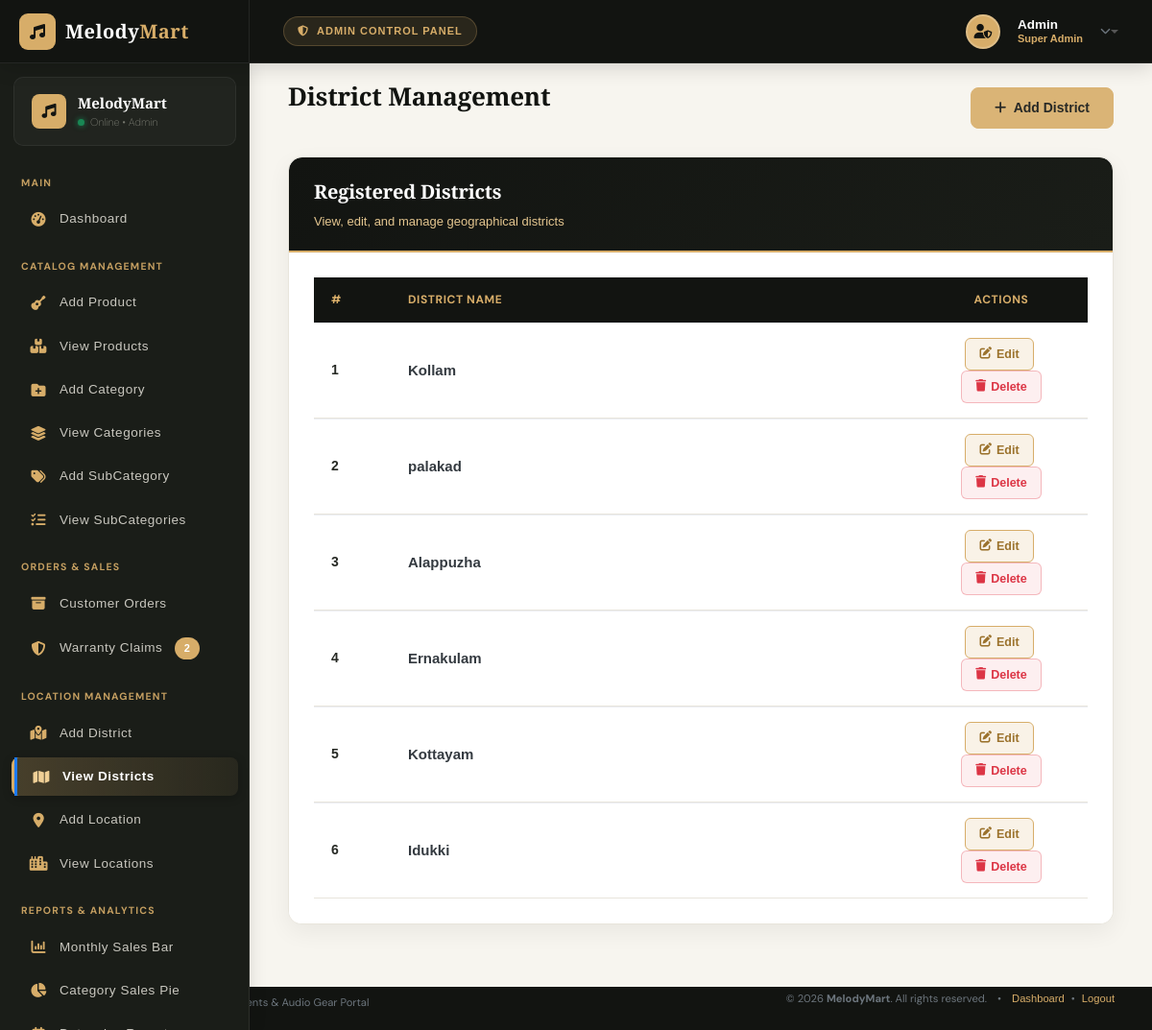
Page /Admin/districtview.php on the committed database.
### tables this page shows
CREATE TABLE IF NOT EXISTS `tbl_district` (
  `district_id` int NOT NULL AUTO_INCREMENT,
  `district_name` varchar(50) NOT NULL,
  PRIMARY KEY (`district_id`)
);

### dboperation.php (called while the page is built, shortened)
<?php
if (!class_exists('dboperation')) {
    class dboperation
    {
        public $con, $res;
        function __construct()
        {
            $this->con = mysqli_connect("localhost", "root", "", "db_orchestraone");
        }
        public function executequery($sql)
        {
            $this->res = mysqli_query($this->con, $sql);
            return $this->res;
        }
    }
}
?>

### Admin/districtview.php (the view, shortened to what this page needs)
<?php
include("header.php");
include("../dboperation.php");
$obj = new dboperation();
$s = "SELECT * FROM tbl_district ORDER BY district_id DESC";
$res = $obj->executequery($s);
?>
<div class="main-panel">
    <div class="content">
        <div class="container-fluid">
            <div class="d-flex justify-content-between align-items-center mb-4 flex-wrap">
                <h4 class="page-title mb-0">District Management</h4>
                <a href="district.php" class="btn btn-success">
                    <i class="fa-solid fa-plus mr-1"></i> Add District
                </a>
            </div>
            <div class="card">
                <div class="card-header">
                    <h4 class="card-title">Registered Districts</h4>
                    <p class="card-subtitle">View, edit, and manage geographical districts</p>
                </div>
                <div class="card-body p-0">
                    <div class="table-responsive">
                        <table class="table table-hover mb-0">
                            <thead>
                                <tr>
                                    <th style="width: 80px;">#</th>
                                    <th>District Name</th>
                                    <th style="width: 180px; text-align: center;">Actions</th>
                                </tr>
                            </thead>
                            <tbody>
                                <?php
                                $i = 1;
                                if ($res && mysqli_num_rows($res) > 0) {
                                    while ($r = mysqli_fetch_array($res)) {
                                ?>
                                    <tr>
                                        <td class="font-weight-bold text-muted"><?php echo $i++; ?></td>
                                        <td>
                                            <strong class="text-dark font-weight-bold" style="font-size: 15px;">
                                                <?php echo htmlspecialchars($r["district_name"]); ?>
                                            </strong>
                                        </td>
                                        <td style="text-align: center;">
                                            <a href="districtedit.php?did=<?php echo (int)$r['district_id']; ?>" class="btn-district-edit mr-1" title="Edit District">
                                                <i class="fa-solid fa-pen-to-square"></i> Edit
                                            </a>
                                            <a href="deletedistrict.php?did=<?php echo (int)$r['district_id']; ?>" class="btn-district-delete" onclick="return confirm('Are you sure you want to delete this district?');" title="Delete District">
                                                <i class="fa-solid fa-trash"></i> Delete
                                            </a>
                                        </td>
                                    </tr>
                                <?php
                                    }
                                } ?>
                            </tbody>
                        </table>
                    </div>
                </div>
            </div>
        </div>
    </div>
</div>
<?php include("footer.php"); ?>

### rows in the picture
tbl_district: district_name "Kollam"
tbl_district: district_name "palakad"
tbl_district: district_name "Alappuzha"
tbl_district: district_name "Ernakulam"
tbl_district: district_name "Kottayam"
tbl_district: district_name "Idukki"

### other values in the picture
$pendingWarrantyCount "2"
